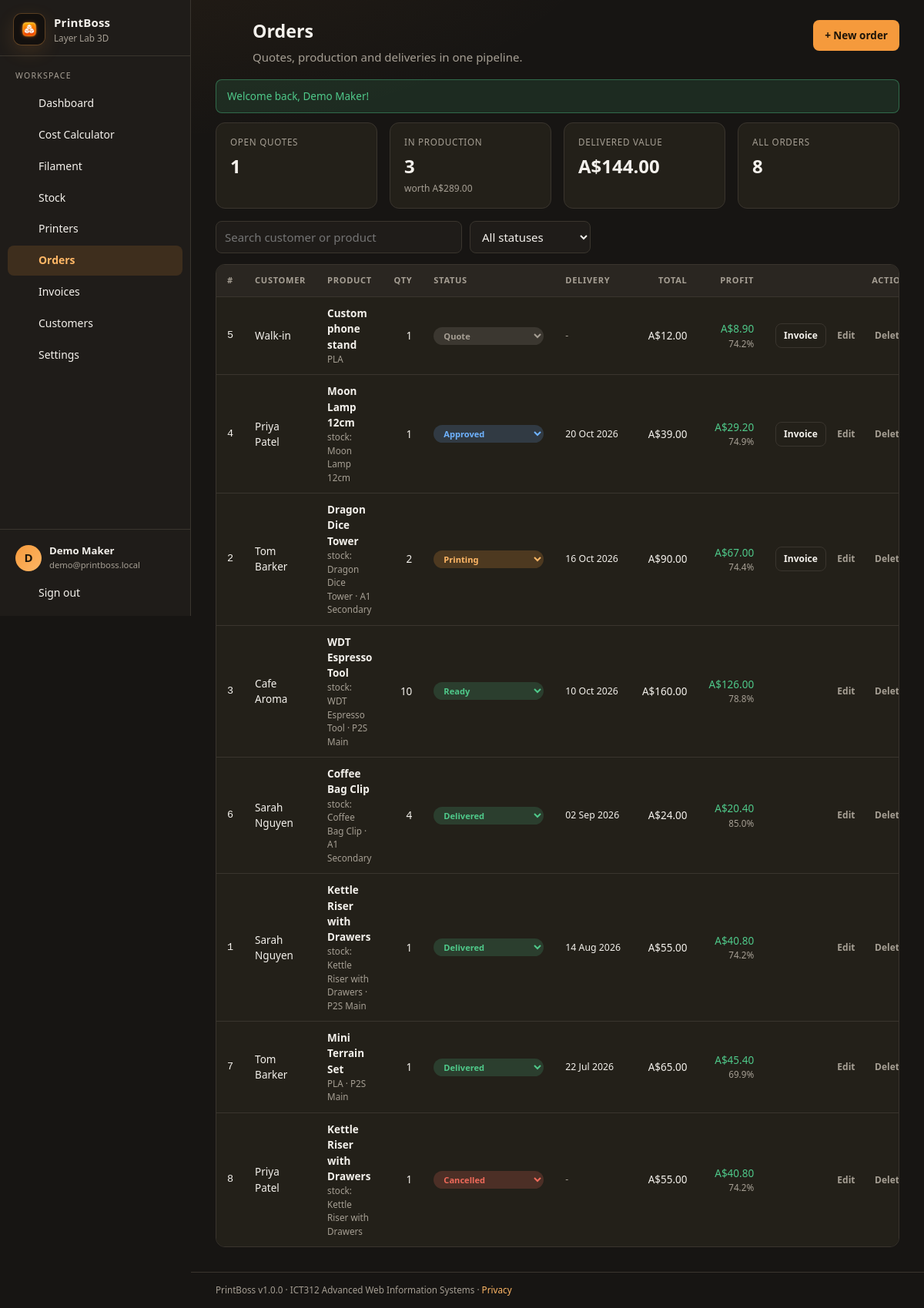
Screenshot of /orders.php (signed in) with the database file from the repository.
### tables this page shows
CREATE TABLE profiles (
  id                       INT UNSIGNED NOT NULL AUTO_INCREMENT,
  user_id                  INT UNSIGNED NOT NULL,
  business_name            VARCHAR(120) NOT NULL DEFAULT '',
  business_abn             VARCHAR(20)  NOT NULL DEFAULT '',
  business_email           VARCHAR(190) NOT NULL DEFAULT '',
  business_phone           VARCHAR(40)  NOT NULL DEFAULT '',
  business_address         VARCHAR(255) NOT NULL DEFAULT '',
  country                  VARCHAR(60)  NOT NULL DEFAULT 'Australia',
  currency                 CHAR(3)      NOT NULL DEFAULT 'AUD',
  bank_name                VARCHAR(80)  NOT NULL DEFAULT '',
  bank_account_name        VARCHAR(120) NOT NULL DEFAULT '',
  bank_bsb                 VARCHAR(10)  NOT NULL DEFAULT '',
  bank_account_number      VARCHAR(20)  NOT NULL DEFAULT '',
  invoice_prefix           VARCHAR(10)  NOT NULL DEFAULT 'INV',
  gst_rate                 DECIMAL(5,2) NOT NULL DEFAULT 10.00,
  default_gst_enabled      TINYINT(1)   NOT NULL DEFAULT 1,
  default_payment_terms    VARCHAR(60)  NOT NULL DEFAULT 'Payment due within 14 days',
  default_payment_instructions TEXT NULL,
  default_invoice_notes    TEXT NULL,
  default_electricity_cost DECIMAL(8,4) NOT NULL DEFAULT 0.3000,
  default_labour_rate      DECIMAL(8,2) NOT NULL DEFAULT 25.00,
  default_depreciation_rate DECIMAL(8,2) NOT NULL DEFAULT 0.50,
  default_profit_margin    DECIMAL(5,2) NOT NULL DEFAULT 50.00,
  default_failed_risk      DECIMAL(5,2) NOT NULL DEFAULT 10.00,
  onboarding_completed     TINYINT(1)   NOT NULL DEFAULT 0,
  created_at               DATETIME NOT NULL DEFAULT CURRENT_TIMESTAMP,
  updated_at               DATETIME NOT NULL DEFAULT CURRENT_TIMESTAMP ON UPDATE CURRENT_TIMESTAMP,
  PRIMARY KEY (id),
  UNIQUE KEY uq_profiles_user (user_id),
  CONSTRAINT fk_profiles_user FOREIGN KEY (user_id) REFERENCES users(id) ON DELETE CASCADE
);

CREATE TABLE users (
  id            INT UNSIGNED NOT NULL AUTO_INCREMENT,
  email         VARCHAR(190) NOT NULL,
  password_hash VARCHAR(255) NOT NULL,
  failed_login_attempts INT UNSIGNED NOT NULL DEFAULT 0,
  login_locked_until DATETIME NULL,
  full_name     VARCHAR(120) NOT NULL,
  role          ENUM('user','admin') NOT NULL DEFAULT 'user',
  is_active     TINYINT(1) NOT NULL DEFAULT 1,
  last_login_at DATETIME NULL,
  created_at    DATETIME NOT NULL DEFAULT CURRENT_TIMESTAMP,
  updated_at    DATETIME NOT NULL DEFAULT CURRENT_TIMESTAMP ON UPDATE CURRENT_TIMESTAMP,
  PRIMARY KEY (id),
  UNIQUE KEY uq_users_email (email)
);

CREATE TABLE orders (
  id                  INT UNSIGNED NOT NULL AUTO_INCREMENT,
  user_id             INT UNSIGNED NOT NULL,
  customer_id         INT UNSIGNED NULL,
  customer_name       VARCHAR(120) NOT NULL DEFAULT '',
  product_name        VARCHAR(120) NOT NULL,
  status              ENUM('Quote','Approved','Printing','Post-processing','Ready','Delivered','Cancelled') NOT NULL DEFAULT 'Quote',
  stock_item_id       INT UNSIGNED NULL,
  printer_id          INT UNSIGNED NULL,
  order_quantity      INT UNSIGNED NOT NULL DEFAULT 1,
  material_used       VARCHAR(40) NULL,
  grams_used          DECIMAL(10,2) NOT NULL DEFAULT 0,
  print_time          DECIMAL(8,2) NOT NULL DEFAULT 0,
  labour_time         DECIMAL(8,2) NOT NULL DEFAULT 0,
  unit_cost           DECIMAL(10,2) NOT NULL DEFAULT 0,
  unit_selling_price  DECIMAL(10,2) NOT NULL DEFAULT 0,
  total_cost          DECIMAL(10,2) NOT NULL DEFAULT 0,
  total_selling_price DECIMAL(10,2) NOT NULL DEFAULT 0,
  total_profit        DECIMAL(10,2) NOT NULL DEFAULT 0,
  profit_margin       DECIMAL(6,2)  NOT NULL DEFAULT 0,
  stock_deducted      INT NOT NULL DEFAULT 0,
  delivery_date       DATE NULL,
  notes               TEXT NULL,
  created_at          DATETIME NOT NULL DEFAULT CURRENT_TIMESTAMP,
  updated_at          DATETIME NOT NULL DEFAULT CURRENT_TIMESTAMP ON UPDATE CURRENT_TIMESTAMP,
  PRIMARY KEY (id),
  KEY ix_orders_user (user_id),
  KEY ix_orders_status (status),
  CONSTRAINT fk_orders_user FOREIGN KEY (user_id) REFERENCES users(id) ON DELETE CASCADE,
  CONSTRAINT fk_orders_customer FOREIGN KEY (customer_id) REFERENCES customers(id) ON DELETE SET NULL,
  CONSTRAINT fk_orders_stock FOREIGN KEY (stock_item_id) REFERENCES stock_items(id) ON DELETE SET NULL,
  CONSTRAINT fk_orders_printer FOREIGN KEY (printer_id) REFERENCES printers(id) ON DELETE SET NULL
);

CREATE TABLE stock_items (
  id               INT UNSIGNED NOT NULL AUTO_INCREMENT,
  user_id          INT UNSIGNED NOT NULL,
  product_name     VARCHAR(120) NOT NULL,
  sku              VARCHAR(40)  NULL,
  category         VARCHAR(60)  NULL,
  description      TEXT NULL,
  current_quantity INT NOT NULL DEFAULT 0,
  minimum_quantity INT NOT NULL DEFAULT 0,
  unit_cost        DECIMAL(10,2) NOT NULL DEFAULT 0,
  selling_price    DECIMAL(10,2) NOT NULL DEFAULT 0,
  location         VARCHAR(60)  NULL,
  status           ENUM('In Stock','Low Stock','Out of Stock','Inactive') NOT NULL DEFAULT 'Out of Stock',
  notes            TEXT NULL,
  source_order_id  INT UNSIGNED NULL,
  created_at       DATETIME NOT NULL DEFAULT CURRENT_TIMESTAMP,
  updated_at       DATETIME NOT NULL DEFAULT CURRENT_TIMESTAMP ON UPDATE CURRENT_TIMESTAMP,
  PRIMARY KEY (id),
  KEY ix_stock_user (user_id),
  CONSTRAINT fk_stock_user FOREIGN KEY (user_id) REFERENCES users(id) ON DELETE CASCADE
);

CREATE TABLE printers (
  id                 INT UNSIGNED NOT NULL AUTO_INCREMENT,
  user_id            INT UNSIGNED NOT NULL,
  name               VARCHAR(80) NOT NULL,
  model              VARCHAR(80) NULL,
  printer_type       ENUM('FDM','Resin','Other') NOT NULL DEFAULT 'FDM',
  status             ENUM('Available','Scheduled','Printing','Paused','Awaiting Confirmation','Maintenance','Offline','Error') NOT NULL DEFAULT 'Available',
  nozzle_size        VARCHAR(10) NULL,
  material_loaded    VARCHAR(40) NULL,
  purchase_price     DECIMAL(10,2) NOT NULL DEFAULT 0,
  estimated_lifetime_hours INT UNSIGNED NOT NULL DEFAULT 5000,
  average_power_consumption_watts INT UNSIGNED NOT NULL DEFAULT 150,
  depreciation_per_hour DECIMAL(8,4) NOT NULL DEFAULT 0,
  maintenance_cost_per_hour DECIMAL(8,4) NOT NULL DEFAULT 0,
  total_print_hours  DECIMAL(10,2) NOT NULL DEFAULT 0,
  last_maintenance_date DATE NULL,
  next_maintenance_due  DATE NULL,
  current_job_id     INT UNSIGNED NULL,
  is_active          TINYINT(1) NOT NULL DEFAULT 1,
  notes              TEXT NULL,
  created_at         DATETIME NOT NULL DEFAULT CURRENT_TIMESTAMP,
  updated_at         DATETIME NOT NULL DEFAULT CURRENT_TIMESTAMP ON UPDATE CURRENT_TIMESTAMP,
  PRIMARY KEY (id),
  KEY ix_printers_user (user_id),
  CONSTRAINT fk_printers_user FOREIGN KEY (user_id) REFERENCES users(id) ON DELETE CASCADE
);

### orders.php (the view, shortened to what the rows shown need)
<?php
require_once __DIR__ . '/includes/functions.php';
$user = require_login();
$uid = (int)$user['id'];
$profile = get_profile($uid);
$STATUSES = ['Quote', 'Approved', 'Printing', 'Post-processing', 'Ready', 'Delivered', 'Cancelled'];
$customerFilter = isset($_GET['customer']) && ctype_digit((string)$_GET['customer']) ? (int)$_GET['customer'] : null;
$orders = rows('SELECT o.*, s.product_name AS stock_name, s.current_quantity AS stock_qty, p.name AS printer_name,
                  (SELECT COUNT(*) FROM invoices i WHERE i.order_id = o.id) AS invoice_count
                FROM orders o LEFT JOIN stock_items s ON s.id = o.stock_item_id LEFT JOIN printers p ON p.id = o.printer_id
                WHERE o.user_id = ?' . ($customerFilter ? ' AND o.customer_id = ?' : '') . ' ORDER BY o.created_at DESC',
    $customerFilter ? [$uid, $customerFilter] : [$uid]);
$sum = ['open' => 0, 'open_value' => 0.0, 'quotes' => 0, 'delivered_value' => 0.0];
foreach ($orders as $o) {
    if ($o['status'] === 'Quote') $sum['quotes']++;
    elseif (!in_array($o['status'], ['Delivered', 'Cancelled'], true)) { $sum['open']++; $sum['open_value'] += (float)$o['total_selling_price']; }
    elseif ($o['status'] === 'Delivered') $sum['delivered_value'] += (float)$o['total_selling_price'];
}
$pageTitle = 'Orders';
require __DIR__ . '/includes/header.php';
?>
<div class="grid grid-4">
  <div class="stat"><div class="stat-label">In production</div><div class="stat-value"><?= $sum['open'] ?></div><div class="stat-sub">worth <?= money($sum['open_value'], $currency) ?></div></div>
  <div class="stat"><div class="stat-label">Delivered value</div><div class="stat-value"><?= money($sum['delivered_value'], $currency) ?></div></div>
</div>
<div class="table-wrap">
  <table id="orderTable">
    <thead><tr><th>#</th><th>Customer</th><th>Product</th><th class="right">Qty</th><th>Status</th><th>Delivery</th><th class="right">Total</th><th class="right">Profit</th><th class="right">Actions</th></tr></thead>
    <tbody>
      <?php foreach ($orders as $o): $json = json_encode($o, JSON_HEX_APOS | JSON_HEX_QUOT | JSON_HEX_TAG | JSON_HEX_AMP); ?>
        <tr data-search="<?= e($o['customer_name'] . ' ' . $o['product_name']) ?>" data-status="<?= e($o['status']) ?>">
          <td class="mono"><?= (int)$o['id'] ?></td>
          <td><?= e($o['customer_name']) ?></td>
          <td><div class="cell-main"><?= e($o['product_name']) ?></div><div class="cell-sub"><?= $o['stock_name'] ? 'stock: ' . e($o['stock_name']) : e($o['material_used'] ?: '') ?><?= $o['printer_name'] ? ' &middot; ' . e($o['printer_name']) : '' ?></div></td>
          <td class="right"><?= (int)$o['order_quantity'] ?></td>
          <td>
            <form method="post" class="inline-form"><?= csrf_field() ?><input type="hidden" name="action" value="status"><input type="hidden" name="id" value="<?= (int)$o['id'] ?>">
              <select name="status" class="status-select <?= badge_class($o['status']) ?>" onchange="this.form.submit()" aria-label="Order status"><?php foreach ($STATUSES as $s): ?><option <?= $s === $o['status'] ? 'selected' : '' ?>><?= $s ?></option><?php endforeach; ?></select>
            </form>
          </td>
          <td class="small nowrap"><?= $o['delivery_date'] ? fmt_date($o['delivery_date']) : '<span class="muted">-</span>' ?></td>
          <td class="right"><?= money($o['total_selling_price'], $currency) ?></td>
          <td class="right text-success"><?= money($o['total_profit'], $currency) ?><div class="cell-sub"><?= pct($o['profit_margin']) ?></div></td>
          <td class="actions">
            <?php if ((int)$o['invoice_count'] === 0 && $o['status'] !== 'Cancelled'): ?><a class="btn btn-sm btn-outline" href="<?= BASE_PATH ?>/invoice_form.php?order=<?= (int)$o['id'] ?>">Invoice</a><?php endif; ?>
            <button class="btn btn-sm btn-ghost" type="button" data-open="orderDialog" data-json='<?= $json ?>'>Edit</button>
            <form method="post" class="inline-form" data-confirm="Delete this order?"><button class="btn btn-sm btn-ghost" type="submit">Delete</button></form>
          </td>
        </tr>
      <?php endforeach; ?>
    </tbody>
  </table>
</div>
<?php require __DIR__ . '/includes/footer.php'; ?>

### includes/header.php (shortened to what the rows shown need)
<?php
$profile = $profile ?? get_profile((int)$user['id']);
$currency = $profile['currency'] ?: 'AUD';
?>
<!DOCTYPE html>
<html lang="en">
<head>
<link rel="stylesheet" href="<?= BASE_PATH ?>/assets/css/style.css">
</head>
<body>
<div class="app">
  <aside class="sidebar" id="sidebar">
    <div class="brand">
      <div>
        <div class="brand-name">PrintBoss</div>
        <div class="brand-sub"><?= e($profile['business_name'] ?: '3D Print Manager') ?></div>
      </div>
    </div>
    <div class="sidebar-footer">
      <div class="user-chip">
        <div class="avatar"><?= e(mb_strtoupper(mb_substr($user['full_name'], 0, 1))) ?></div>
        <div class="user-meta"><div class="user-name"><?= e($user['full_name']) ?></div><div class="user-email"><?= e($user['email']) ?></div></div>
      </div>
    </div>
  </aside>
  <main class="main">
    <header class="topbar">
      <div class="page-head">
        <h1 class="page-title"><?= e($pageTitle ?? '') ?></h1>
      </div>
    </header>
    <section class="content">

### rows the page displays
profiles: business_name "Layer Lab 3D", currency "A$289.00", currency "A$144.00"
users: full_name "D", full_name "Demo Maker", email "demo@printboss.local"
orders: id "5", customer_name "Walk-in", product_name "Custom phone stand", material_used "PLA", order_quantity "1", status "Quote", total_selling_price.currency "A$12.00", total_profit.currency "A$8.90", profit_margin "74.2%"
orders: id "4", customer_name "Priya Patel", product_name "Moon Lamp 12cm", stock_item.product_name "Moon Lamp 12cm", order_quantity "1", status "Approved", delivery_date "20 Oct 2026", total_selling_price.currency "A$39.00", total_profit.currency "A$29.20", profit_margin "74.9%"
orders: id "2", customer_name "Tom Barker", product_name "Dragon Dice Tower", stock_item.product_name "Dragon Dice Tower", printer.name "A1 Secondary", order_quantity "2", status "Printing", delivery_date "16 Oct 2026", total_selling_price.currency "A$90.00", total_profit.currency "A$67.00", profit_margin "74.4%"
orders: id "3", customer_name "Cafe Aroma", product_name "WDT Espresso Tool", stock_item.product_name "WDT Espresso Tool", printer.name "P2S Main", order_quantity "10", status "Ready", delivery_date "10 Oct 2026", total_selling_price.currency "A$160.00", total_profit.currency "A$126.00", profit_margin "78.8%"
orders: id "6", customer_name "Sarah Nguyen", product_name "Coffee Bag Clip", stock_item.product_name "Coffee Bag Clip", printer.name "A1 Secondary", order_quantity "4", status "Delivered", delivery_date "02 Sep 2026", total_selling_price.currency "A$24.00", total_profit.currency "A$20.40", profit_margin "85.0%"
orders: id "1", customer_name "Sarah Nguyen", product_name "Kettle Riser with Drawers", stock_item.product_name "Kettle Riser with Drawers", printer.name "P2S Main", order_quantity "1", status "Delivered", delivery_date "14 Aug 2026", total_selling_price.currency "A$55.00", total_profit.currency "A$40.80", profit_margin "74.2%"
orders: id "7", customer_name "Tom Barker", product_name "Mini Terrain Set", material_used "PLA", printer.name "P2S Main", order_quantity "1", status "Delivered", delivery_date "22 Jul 2026", total_selling_price.currency "A$65.00", total_profit.currency "A$45.40", profit_margin "69.9%"
orders: id "8", customer_name "Priya Patel", product_name "Kettle Riser with Drawers", stock_item.product_name "Kettle Riser with Drawers", order_quantity "1", status "Cancelled", total_selling_price.currency "A$55.00", total_profit.currency "A$40.80", profit_margin "74.2%"

### other values shown
$label "Dashboard"
$label "Cost Calculator"
$label "Filament"
$label "Stock"
$label "Printers"
$label "Orders"
$label "Invoices"
$label "Customers"
$label "Settings"
$pageTitle "Orders"
$pageDescription "Quotes, production and deliveries in one pipeline."
$flash['text'] "Welcome back, Demo Maker!"
$sum['quotes'] "1"
$sum['open'] "3"
count($orders) "8"
